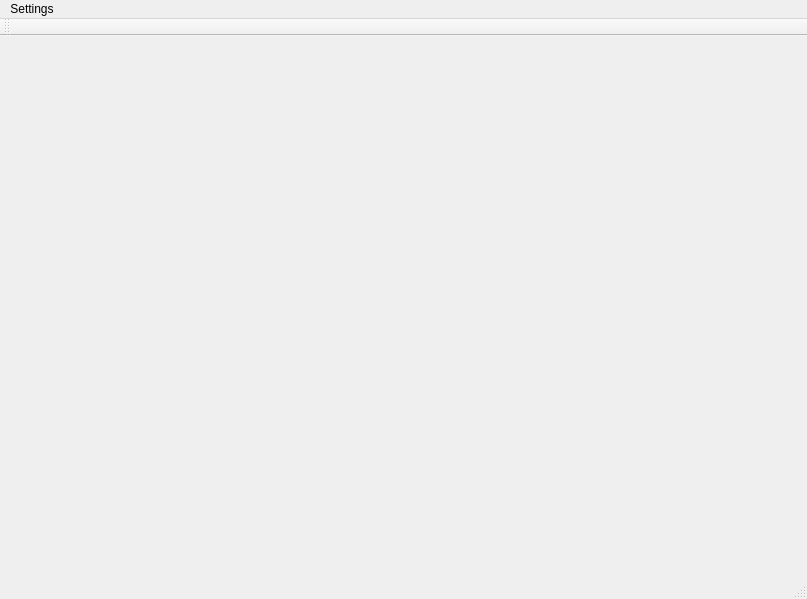
<?xml version="1.0" encoding="UTF-8"?>
<ui version="4.0">
 <class>MainWindow</class>
 <widget class="QMainWindow" name="MainWindow">
  <property name="geometry">
   <rect>
    <x>0</x>
    <y>0</y>
    <width>807</width>
    <height>599</height>
   </rect>
  </property>
  <property name="windowTitle">
   <string>MainWindow</string>
  </property>
  <widget class="QWidget" name="centralWidget">
   <layout class="QVBoxLayout" name="verticalLayout">
    <item>
     <widget class="MapViewWidget" name="mapViewWidget" native="true"/>
    </item>
   </layout>
  </widget>
  <widget class="QMenuBar" name="menuBar">
   <property name="geometry">
    <rect>
     <x>0</x>
     <y>0</y>
     <width>807</width>
     <height>21</height>
    </rect>
   </property>
   <widget class="QMenu" name="menuSettings">
    <property name="title">
     <string>Settings</string>
    </property>
    <addaction name="actionUpdate_screen"/>
    <addaction name="actionUpdate_statusbar"/>
   </widget>
   <addaction name="menuSettings"/>
  </widget>
  <widget class="QToolBar" name="mainToolBar">
   <attribute name="toolBarArea">
    <enum>TopToolBarArea</enum>
   </attribute>
   <attribute name="toolBarBreak">
    <bool>false</bool>
   </attribute>
  </widget>
  <widget class="QStatusBar" name="statusBar"/>
  <action name="actionUpdate_screen">
   <property name="checkable">
    <bool>true</bool>
   </property>
   <property name="checked">
    <bool>true</bool>
   </property>
   <property name="text">
    <string>Update screen</string>
   </property>
  </action>
  <action name="actionUpdate_statusbar">
   <property name="checkable">
    <bool>true</bool>
   </property>
   <property name="checked">
    <bool>true</bool>
   </property>
   <property name="text">
    <string>Update statusbar</string>
   </property>
  </action>
 </widget>
 <layoutdefault spacing="6" margin="11"/>
 <customwidgets>
  <customwidget>
   <class>MapViewWidget</class>
   <extends>QWidget</extends>
   <header>mapviewwidget.h</header>
   <container>1</container>
  </customwidget>
 </customwidgets>
 <resources/>
 <connections/>
</ui>
